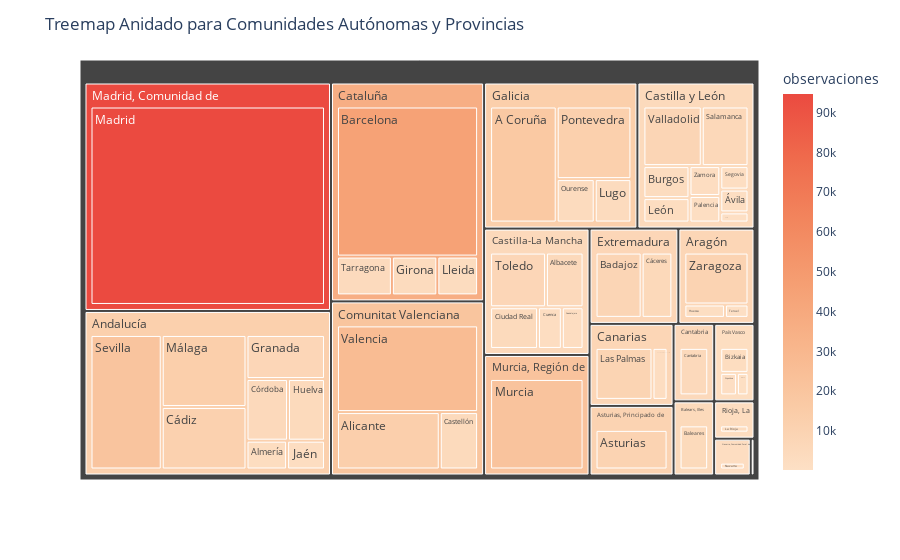

Source (notebook cell):
### Code cell
# Creamos un Treemap con la combinacion de CCAA y Provincia

# Contar las observaciones para cada combinación de comunidad autónoma y provincia
conteo = df_total_anal_ult.groupby(['comunidad_autonoma', 'nombre_provincia']).size().reset_index(name='observaciones')

# Personaliza la paleta de colores
colores_personalizados = px.colors.sequential.Peach  # Cambia esta paleta por la que desees

# Crea el treemap anidado con colores personalizados
fig = px.treemap(conteo, 
                 path=['comunidad_autonoma', 'nombre_provincia'], 
                 values='observaciones', 
                 color='observaciones',
                 color_continuous_scale=colores_personalizados)

# Personalizar el título
fig.update_layout(title='Treemap Anidado para Comunidades Autónomas y Provincias')

# Mostrar el gráfico interactivo
fig.show()

### Figure 1 — Plotly figure (JSON) as saved in the notebook; plotly's stock layout.template omitted (floating-point values rounded to 4 significant figures)
{"data": [{"branchvalues": "total", "customdata": [[17748], [5108], [13006], [2528], [9832], [8534], [5057], [44768], [2764], [3477], [5296], [4853], [233], [4972], [2472], [5692], [11447], [5531], [1465], [3725], [7479], [2253], [4928], [1582], [2360], [2530], [9159], [2659], [3343], [3662], [94664], [21367], [13194], [2267], [3793], [1932], [12445], [6564], [2426], [1563], [20712], [679], [4501], [918], [7593], [26957], [8195], [2173], [9695], [1014], [1514], [12570.0], [7982.0], [9832], [5057], [7749.0], [5296], [4975.0], [5342.0], [36380.0], [233], [20510.0], [7397.0], [13220.0], [94664], [21367], [2267], [2063.0], [2530]], "domain": {"x": [0, 1], "y": [0, 1]}, "hovertemplate": "labels=%{label}<br>observaciones_sum=%{value}<br>parent=%{parent}<br>id=%{id}<br>observaciones=%{color}<extra></extra>", "ids": ["Galicia/A Coruña", "Castilla-La Mancha/Albacete", "Comunitat Valenciana/Alicante", "Andalucía/Almería", "Asturias, Principado de/Asturias", "Extremadura/Badajoz", "Balears, Illes/Baleares", "Cataluña/Barcelona", "País Vasco/Bizkaia", "Castilla y León/Burgos", "Cantabria/Cantabria", "Comunitat Valenciana/Castellón", "Ceuta/Ceuta", "Castilla-La Mancha/Ciudad Real", "Castilla-La Mancha/Cuenca", "Extremadura/Cáceres", "Andalucía/Cádiz", "Andalucía/Córdoba", "País Vasco/Gipuzkoa", "Cataluña/Girona", "Andalucía/Granada", "Castilla-La Mancha/Guadalajara", "Andalucía/Huelva", "Aragón/Huesca", "Andalucía/Jaén", "Rioja, La/La Rioja", "Canarias/Las Palmas", "Castilla y León/León", "Cataluña/Lleida", "Galicia/Lugo", "Madrid, Comunidad de/Madrid", "Murcia, Región de/Murcia", "Andalucía/Málaga", "Navarra, Comunidad Foral de/Navarra", "Galicia/Ourense", "Castilla y León/Palencia", "Galicia/Pontevedra", "Castilla y León/Salamanca", "Canarias/Santa Cruz de Tenerife", "Castilla y León/Segovia", "Andalucía/Sevilla", "Castilla y León/Soria", "Cataluña/Tarragona", "Aragón/Teruel", "Castilla-La Mancha/Toledo", "Comunitat Valenciana/Valencia", "Castilla y León/Valladolid", "Castilla y León/Zamora", "Aragón/Zaragoza", "País Vasco/Álava", "Castilla y León/Ávila", "Andalucía", "Aragón", "Asturias, Principado de", "Balears, Illes", "Canarias", "Cantabria", "Castilla y León", "Castilla-La Mancha", "Cataluña", "Ceuta", "Comunitat Valenciana", "Extremadura", "Galicia", "Madrid, Comunidad de", "Murcia, Región de", "Navarra, Comunidad Foral de", "País Vasco", "Rioja, La"], "labels": ["A Coruña", "Albacete", "Alicante", "Almería", "Asturias", "Badajoz", "Baleares", "Barcelona", "Bizkaia", "Burgos", "Cantabria", "Castellón", "Ceuta", "Ciudad Real", "Cuenca", "Cáceres", "Cádiz", "Córdoba", "Gipuzkoa", "Girona", "Granada", "Guadalajara", "Huelva", "Huesca", "Jaén", "La Rioja", "Las Palmas", "León", "Lleida", "Lugo", "Madrid", "Murcia", "Málaga", "Navarra", "Ourense", "Palencia", "Pontevedra", "Salamanca", "Santa Cruz de Tenerife", "Segovia", "Sevilla", "Soria", "Tarragona", "Teruel", "Toledo", "Valencia", "Valladolid", "Zamora", "Zaragoza", "Álava", "Ávila", "Andalucía", "Aragón", "Asturias, Principado de", "Balears, Illes", "Canarias", "Cantabria", "Castilla y León", "Castilla-La Mancha", "Cataluña", "Ceuta", "Comunitat Valenciana", "Extremadura", "Galicia", "Madrid, Comunidad de", "Murcia, Región de", "Navarra, Comunidad Foral de", "País Vasco", "Rioja, La"], "marker": {"coloraxis": "coloraxis", "colors": [17748, 5108, 13006, 2528, 9832, 8534, 5057, 44768, 2764, 3477, 5296, 4853, 233, 4972, 2472, 5692, 11447, 5531, 1465, 3725, 7479, 2253, 4928, 1582, 2360, 2530, 9159, 2659, 3343, 3662, 94664, 21367, 13194, 2267, 3793, 1932, 12445, 6564, 2426, 1563, 20712, 679, 4501, 918, 7593, 26957, 8195, 2173, 9695, 1014, 1514, 12570.0, 7982.0, 9832, 5057, 7749.0, 5296, 4975.0, 5342.0, 36380.0, 233, 20510.0, 7397.0, 13220.0, 94664, 21367, 2267, 2063.0, 2530]}, "name": "", "parents": ["Galicia", "Castilla-La Mancha", "Comunitat Valenciana", "Andalucía", "Asturias, Principado de", "Extremadura", "Balears, Illes", "Cataluña", "País Vasco", "Castilla y León", "Cantabria", "Comunitat Valenciana", "Ceuta", "Castilla-La Mancha", "Castilla-La Mancha", "Extremadura", "Andalucía", "Andalucía", "País Vasco", "Cataluña", "Andalucía", "Castilla-La Mancha", "Andalucía", "Aragón", "Andalucía", "Rioja, La", "Canarias", "Castilla y León", "Cataluña", "Galicia", "Madrid, Comunidad de", "Murcia, Región de", "Andalucía", "Navarra, Comunidad Foral de", "Galicia", "Castilla y León", "Galicia", "Castilla y León", "Canarias", "Castilla y León", "Andalucía", "Castilla y León", "Cataluña", "Aragón", "Castilla-La Mancha", "Comunitat Valenciana", "Castilla y León", "Castilla y León", "Aragón", "País Vasco", "Castilla y León", "", "", "", "", "", "", "", "", "", "", "", "", "", "", "", "", "", ""], "type": "treemap", "values": [17748, 5108, 13006, 2528, 9832, 8534, 5057, 44768, 2764, 3477, 5296, 4853, 233, 4972, 2472, 5692, 11447, 5531, 1465, 3725, 7479, 2253, 4928, 1582, 2360, 2530, 9159, 2659, 3343, 3662, 94664, 21367, 13194, 2267, 3793, 1932, 12445, 6564, 2426, 1563, 20712, 679, 4501, 918, 7593, 26957, 8195, 2173, 9695, 1014, 1514, 68179, 12195, 9832, 5057, 11585, 5296, 28756, 22398, 56337, 233, 44816, 14226, 37648, 94664, 21367, 2267, 5243, 2530]}], "layout": {"coloraxis": {"colorbar": {"title": {"text": "observaciones"}}, "colorscale": [[0, "rgb(253, 224, 197)"], [0.1667, "rgb(250, 203, 166)"], [0.3333, "rgb(248, 181, 139)"], [0.5, "rgb(245, 158, 114)"], [0.6667, "rgb(242, 133, 93)"], [0.8333, "rgb(239, 106, 76)"], [1, "rgb(235, 74, 64)"]]}, "legend": {"tracegroupgap": 0}, "margin": {"t": 60}, "title": {"text": "Treemap Anidado para Comunidades Autónomas y Provincias"}}}
